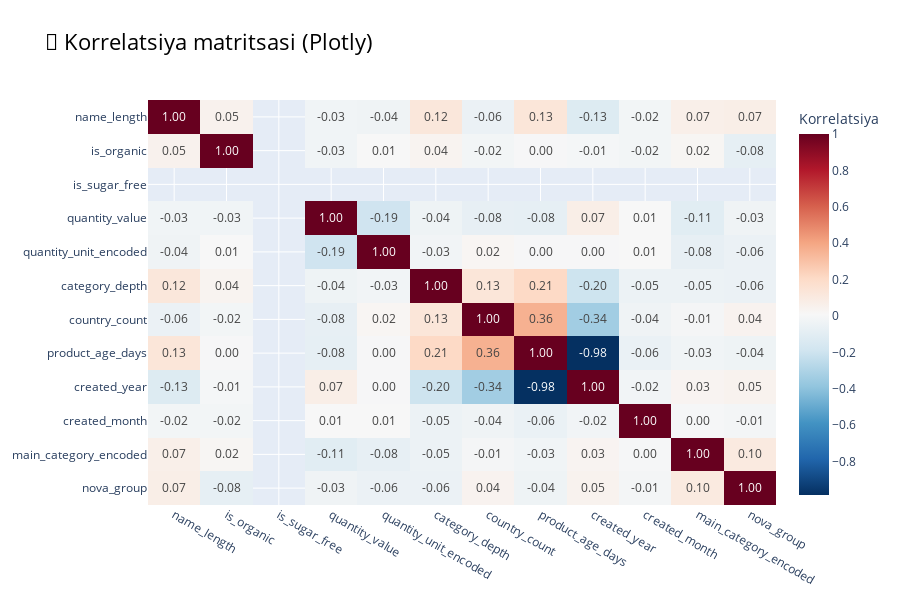

Notebook cell for this chart:
### Markdown cell above
# Korrelatsiya jadvali

### Code cell
import plotly.express as px
import pandas as pd

corr_matrix = df.corr()

fig = px.imshow(
    corr_matrix,
    text_auto=".2f",
    color_continuous_scale="RdBu_r",
    title="🔗 Korrelatsiya matritsasi (Plotly)",
    aspect="auto"
)

fig.update_layout(
    width=900,
    height=600,
    title_font=dict(size=22, color="black"),
    coloraxis_colorbar=dict(title="Korrelatsiya")
)

fig.show()

### Figure 1 — Plotly figure (JSON) as saved in the notebook; plotly's stock layout.template omitted (floating-point values rounded to 4 significant figures; data arrays with more than 128 entries replaced by an {"elided": "..."} marker saying what was removed)
{"data": [{"coloraxis": "coloraxis", "hovertemplate": "x: %{x}<br>y: %{y}<br>color: %{z}<extra></extra>", "name": "0", "texttemplate": "%{z:.2f}", "type": "heatmap", "x": ["name_length", "is_organic", "is_sugar_free", "quantity_value", "quantity_unit_encoded", "category_depth", "country_count", "product_age_days", "created_year", "created_month", "main_category_encoded", "nova_group"], "xaxis": "x", "y": ["name_length", "is_organic", "is_sugar_free", "quantity_value", "quantity_unit_encoded", "category_depth", "country_count", "product_age_days", "created_year", "created_month", "main_category_encoded", "nova_group"], "yaxis": "y", "z": {"elided": "12x12 float values"}}], "layout": {"coloraxis": {"colorbar": {"title": {"text": "Korrelatsiya"}}, "colorscale": [[0, "rgb(5,48,97)"], [0.1, "rgb(33,102,172)"], [0.2, "rgb(67,147,195)"], [0.3, "rgb(146,197,222)"], [0.4, "rgb(209,229,240)"], [0.5, "rgb(247,247,247)"], [0.6, "rgb(253,219,199)"], [0.7, "rgb(244,165,130)"], [0.8, "rgb(214,96,77)"], [0.9, "rgb(178,24,43)"], [1, "rgb(103,0,31)"]]}, "height": 600, "title": {"font": {"color": "black", "size": 22}, "text": "🔗 Korrelatsiya matritsasi (Plotly)"}, "width": 900, "xaxis": {"anchor": "y", "domain": [0, 1]}, "yaxis": {"anchor": "x", "autorange": "reversed", "domain": [0, 1]}}}
